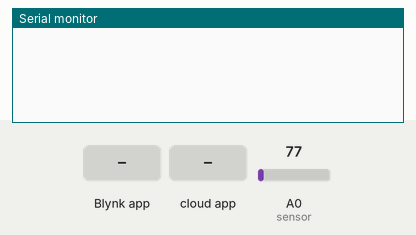
Bench run of a sketch on a simulated ESP8266 (NodeMCU). Shown: the last lines printed to the serial monitor. Inputs (shaded band) come from the test bench; at power-on: A0 (sensor) = 77. WiFi joins after 1.5 s; servers stay silent unless stated; the Firebase database answers and starts empty.

Above: at 3.1 s.
3.2 s: Blynk app writes 1 to V0
At 5.3 s:
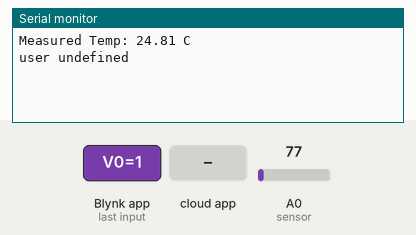
6.4 s: the phone or cloud app sets user to 1
At 8.0 s:
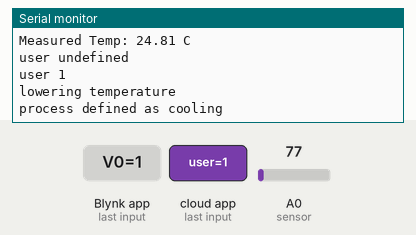
8.9 s: the phone or cloud app sets user to 0
At 11.1 s:
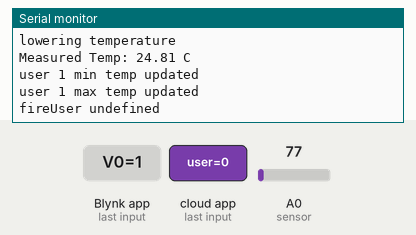
11.8 s: Blynk app writes 1 to V5
At 13.4 s:
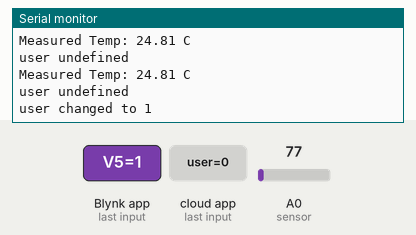
14.1 s: Blynk app writes 200 to V1
At 17.6 s:
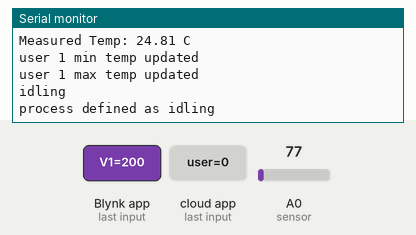
18.1 s: Blynk app writes 200 to V2
At 20.7 s:
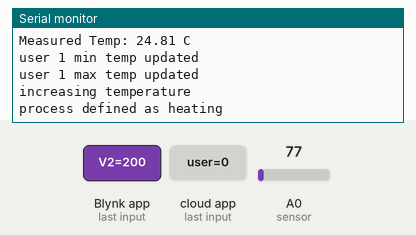

The sketch:

IoT-Project.ino
```cpp
// Blynk credentials
#define BLYNK_TEMPLATE_ID ""
#define BLYNK_DEVICE_NAME ""
#define BLYNK_AUTH_TOKEN ""

#include <ESP8266WiFi.h>
#include <FirebaseESP8266.h>
#include <BlynkSimpleEsp8266.h>

// Firebase credentials
#define FIREBASE_HOST ""
#define FIREBASE_AUTH ""

// Blynk variables
bool isOn;
int maxTemp, minTemp, gauge;
int user;
char auth[] = BLYNK_AUTH_TOKEN;
String terminalLine;

// Firebase variables
FirebaseData myDatabase;
int fireMinTemp, fireMaxTemp;
int fireUser;

// WiFi credentials
char ssid[] = "";
char pass[] = "";

BlynkTimer timer;

// update isOn when the Virtual Pin 0 state changes
BLYNK_WRITE(V0)
{
  if (param.asInt() == 1) isOn = true;
  else isOn = false;
}

// update maxTemp when the Virtual Pin 1 state changes
BLYNK_WRITE(V1)
{
  maxTemp = param.asInt();
  if (user == 1)
    Firebase.setString(myDatabase, F("/u1MaxTemp"), maxTemp);
  else if (user == 2)
    Firebase.setString(myDatabase, F("/u2MaxTemp"), maxTemp);
}

//  update minTemp when the Virtual Pin 2 state changes
BLYNK_WRITE(V2)
{
  minTemp = param.asInt();
  if (user == 1)
    Firebase.setString(myDatabase, F("/u1MinTemp"), minTemp);
  else if (user == 2)
    Firebase.setString(myDatabase, F("/u2MinTemp"), minTemp);
}

// update user when the Virtual Pin 5 state changes
BLYNK_WRITE(V5)
{
  if (user == 0 || user == 1 || user == 2)
    user = param.asInt();
  Serial.print("user changed to ");
  Serial.println(user);

  Firebase.setString(myDatabase, F("/user"),  String(user));
  Blynk.virtualWrite(V5, "user updated to: " + String(user) + "\n");
}

// This function sends Arduino's uptime every second to Virtual Pin 4.
void myTimerEvent()
{
  Blynk.virtualWrite(V4, millis() / 1000);
}

int sensor = A0;
float tempValue;   //analog value converted into temperature in celsius
float measuredValue;   //measured analog value
int islem = 1; //idling


void setup() {
  Serial.begin(9600);  // Serial port baud rate

  pinMode(A0,INPUT);

  //Firebase connect
  Firebase.begin(FIREBASE_HOST, FIREBASE_AUTH);

  Blynk.begin(auth, ssid, pass);

  Blynk.virtualWrite(V0, 0);  //update isOn as 0 at setup
  Blynk.virtualWrite(V5, "user updated to: " + String(0) + "\n");

  Firebase.setString(myDatabase, F("/user"), user); //update user as 0 at setup

  //Firebase reconnect if there's an interruption in the connection
  Firebase.reconnectWiFi(true);

  timer.setInterval(1000L, myTimerEvent);
}

void loop() {
  // LM35
  measuredValue = analogRead(sensor);
  measuredValue = (measuredValue/1024)*3300;
  tempValue = measuredValue /10;

  if (isOn)
  {
    Serial.print("Measured Temp: ");
    Serial.print(tempValue);
    Serial.println(" C");
    Blynk.virtualWrite(V3, tempValue);

    if (fireUser == 0)
    {
      Serial.println("user undefined");
    }
    else if (fireUser == 1)
    {
      Serial.println("user 1 min temp updated");
      if (Firebase.getString(myDatabase, "/u1MinTemp"))
      {
         fireMinTemp = myDatabase.stringData().toInt();
         Blynk.virtualWrite(V2,fireMinTemp);
      }
      Serial.println("user 1 max temp updated");
      if (Firebase.getString(myDatabase, "/u1MaxTemp"))
      {
         fireMaxTemp = myDatabase.stringData().toInt();
         Blynk.virtualWrite(V1,fireMaxTemp);
      }
    }
    else if (fireUser == 2)
    {
      Serial.println("user 2 min temp updated");
      if (Firebase.getString(myDatabase, "/u2MinTemp"))
      {
         fireMinTemp = myDatabase.stringData().toInt();
         Blynk.virtualWrite(V2, fireMinTemp);
      }
      Serial.println("user 2 max temp updated");
      if (Firebase.getString(myDatabase, "/u2MaxTemp"))
      {
         fireMaxTemp = myDatabase.stringData().toInt();
         Blynk.virtualWrite(V1, fireMaxTemp);
      }
    }


    if (Firebase.getString(myDatabase, "/user"))
    {
      fireUser = myDatabase.stringData().toInt();
      if (fireUser != user)
      {
        user = fireUser;
        Blynk.virtualWrite(V5, "user updated to: " + String(user) + "\n");
        if (myDatabase.stringData()=="0")
        {
            Serial.println("fireUser undefined");
        }
        else if (myDatabase.stringData()=="1")
        {
            Serial.println("user 1");
        }
        else if (myDatabase.stringData()=="2")
        {
            Serial.println("user 2");
        }
        else
        {
            Serial.println("Error");
        }
      }
    }

    if (user != 0 && tempValue > maxTemp)
    {
      Serial.println("lowering temperature");
      if (islem != 2)
      {
        Serial.println("process defined as cooling");
        islem = 2; //cooling
      }
    }

    if (user != 0 && tempValue < minTemp)
    {
      Serial.println("increasing temperature");
      if (islem != 1)
      {
        Serial.println("process defined as heating");
        islem = 1; //heating
      }
    }

    if (user != 0 && tempValue < maxTemp - 1 && tempValue > minTemp + 1)
    {
      Serial.println("idling");
      if (islem != 0)
      {
        Serial.println("process defined as idling");
        islem = 0; //idling
      }
    }
  }


  Blynk.run();
  timer.run();

  delay (1000);
}
```

Measured:
- after the input at 3.2 s, the serial monitor: prints a new line after 1.8 s (image 1)
- after the input at 6.4 s, the serial monitor: prints a new line after 1.0 s (image 2)
- after the input at 8.9 s, the serial monitor: prints a new line after 1.4 s (image 3)
- after the input at 11.8 s, the serial monitor: prints a new line after 0.82 s (image 4)
- after the input at 14.1 s, the serial monitor: prints a new line after 2.9 s (image 5)
- after the input at 18.1 s, the serial monitor: prints a new line after 1.9 s (image 6)
